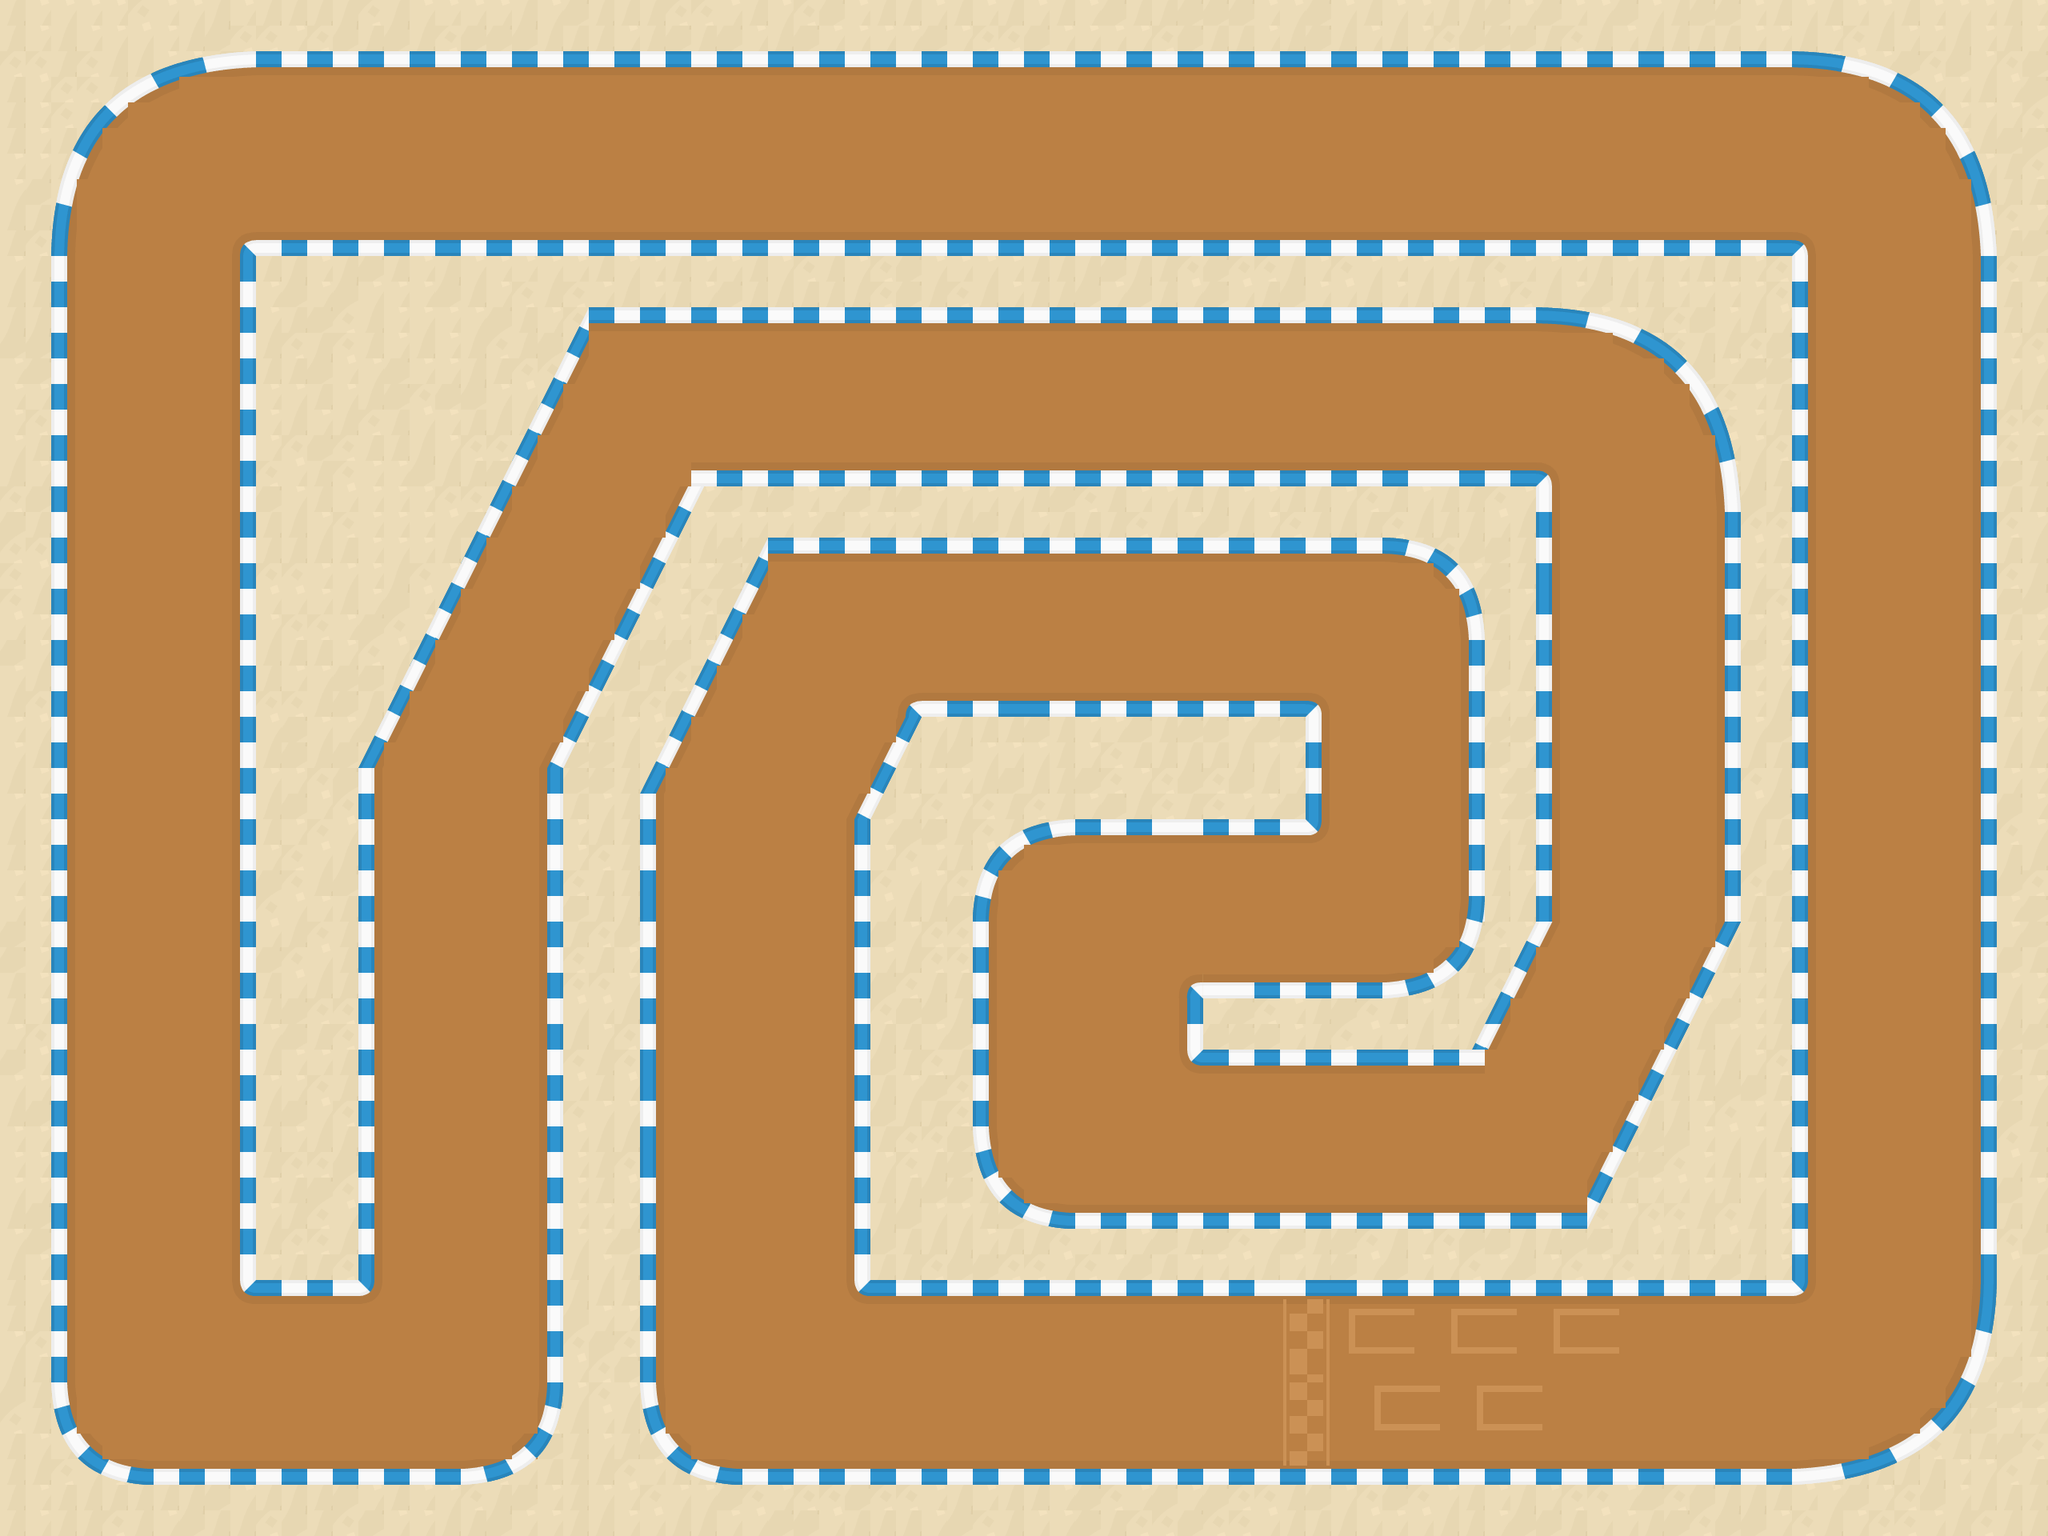

This is a level from a 2D game, rendered from its Tiled map with the project's own tilesets. A one-line summary and the map file follow, with tile-layer data summarised:
An orthogonal 80x60 tile map with 32x32 px tiles, 3 tile layers (backgroundLayer, trackLayer, wallLayer), 2 tilesets and 35 objects (24x speedBooster, 10x checkpoint, lap_checkpoint).

<map version="1.10" tiledversion="1.10.2" orientation="orthogonal" renderorder="right-down" width="80" height="60" tilewidth="32" tileheight="32" infinite="0" nextlayerid="7" nextobjectid="48">
 <editorsettings>
  <export target="Level3Track.tmj" format="json" />
 </editorsettings>
 <tileset firstgid="1" name="trackTileset" tilewidth="128" tileheight="128" tilecount="324" columns="18">
  <image source="spritesheet_tiles.png" trans="ff00ff" width="2304" height="2304" />
 </tileset>
 <tileset firstgid="325" name="wallTileset" tilewidth="32" tileheight="32" tilecount="5184" columns="72">
  <image source="spritesheet_tiles.png" trans="ff00ff" width="2304" height="2304" />
  <tile id="67">
   <properties>
    <property name="collides" type="bool" value="true" />
   </properties>
  </tile>
  <tile id="68">
   <properties>
    <property name="collides" type="bool" value="true" />
   </properties>
  </tile>
  <tile id="69">
   <properties>
    <property name="collides" type="bool" value="true" />
   </properties>
  </tile>
  <tile id="70">
   <properties>
    <property name="collides" type="bool" value="true" />
   </properties>
  </tile>
  <tile id="71">
   <properties>
    <property name="collides" type="bool" value="true" />
   </properties>
  </tile>
  <tile id="139">
   <properties>
    <property name="collides" type="bool" value="true" />
   </properties>
  </tile>
  <tile id="143">
   <properties>
    <property name="collides" type="bool" value="true" />
   </properties>
  </tile>
  <tile id="211">
   <properties>
    <property name="collides" type="bool" value="true" />
   </properties>
  </tile>
  <tile id="215">
   <properties>
    <property name="collides" type="bool" value="true" />
   </properties>
  </tile>
  <tile id="280">
   <properties>
    <property name="collides" type="bool" value="true" />
   </properties>
  </tile>
  <tile id="281">
   <properties>
    <property name="collides" type="bool" value="true" />
   </properties>
  </tile>
  <tile id="282">
   <properties>
    <property name="collides" type="bool" value="true" />
   </properties>
  </tile>
  <tile id="283">
   <properties>
    <property name="collides" type="bool" value="true" />
   </properties>
  </tile>
  <tile id="287">
   <properties>
    <property name="collides" type="bool" value="true" />
   </properties>
  </tile>
  <tile id="352">
   <properties>
    <property name="collides" type="bool" value="true" />
   </properties>
  </tile>
  <tile id="356">
   <properties>
    <property name="collides" type="bool" value="true" />
   </properties>
  </tile>
  <tile id="357">
   <properties>
    <property name="collides" type="bool" value="true" />
   </properties>
  </tile>
  <tile id="358">
   <properties>
    <property name="collides" type="bool" value="true" />
   </properties>
  </tile>
  <tile id="359">
   <properties>
    <property name="collides" type="bool" value="true" />
   </properties>
  </tile>
  <tile id="424">
   <properties>
    <property name="collides" type="bool" value="true" />
   </properties>
  </tile>
  <tile id="428">
   <properties>
    <property name="collides" type="bool" value="true" />
   </properties>
  </tile>
  <tile id="496">
   <properties>
    <property name="collides" type="bool" value="true" />
   </properties>
  </tile>
  <tile id="500">
   <properties>
    <property name="collides" type="bool" value="true" />
   </properties>
  </tile>
  <tile id="568">
   <properties>
    <property name="collides" type="bool" value="true" />
   </properties>
  </tile>
  <tile id="569">
   <properties>
    <property name="collides" type="bool" value="true" />
   </properties>
  </tile>
  <tile id="570">
   <properties>
    <property name="collides" type="bool" value="true" />
   </properties>
  </tile>
  <tile id="571">
   <properties>
    <property name="collides" type="bool" value="true" />
   </properties>
  </tile>
  <tile id="572">
   <properties>
    <property name="collides" type="bool" value="true" />
   </properties>
  </tile>
  <tile id="643">
   <properties>
    <property name="collides" type="bool" value="true" />
   </properties>
  </tile>
  <tile id="715">
   <properties>
    <property name="collides" type="bool" value="true" />
   </properties>
  </tile>
  <tile id="787">
   <properties>
    <property name="collides" type="bool" value="true" />
   </properties>
  </tile>
  <tile id="859">
   <properties>
    <property name="collides" type="bool" value="true" />
   </properties>
  </tile>
  <tile id="932">
   <properties>
    <property name="collides" type="bool" value="true" />
   </properties>
  </tile>
  <tile id="933">
   <properties>
    <property name="collides" type="bool" value="true" />
   </properties>
  </tile>
  <tile id="934">
   <properties>
    <property name="collides" type="bool" value="true" />
   </properties>
  </tile>
  <tile id="935">
   <properties>
    <property name="collides" type="bool" value="true" />
   </properties>
  </tile>
  <tile id="1140">
   <properties>
    <property name="collides" type="bool" value="true" />
   </properties>
  </tile>
  <tile id="1141">
   <properties>
    <property name="collides" type="bool" value="true" />
   </properties>
  </tile>
  <tile id="1142">
   <properties>
    <property name="collides" type="bool" value="true" />
   </properties>
  </tile>
  <tile id="1143">
   <properties>
    <property name="collides" type="bool" value="true" />
   </properties>
  </tile>
  <tile id="1216">
   <properties>
    <property name="collides" type="bool" value="true" />
   </properties>
  </tile>
  <tile id="1288">
   <properties>
    <property name="collides" type="bool" value="true" />
   </properties>
  </tile>
  <tile id="1360">
   <properties>
    <property name="collides" type="bool" value="true" />
   </properties>
  </tile>
  <tile id="1432">
   <properties>
    <property name="collides" type="bool" value="true" />
   </properties>
  </tile>
  <tile id="2569">
   <properties>
    <property name="collides" type="bool" value="true" />
   </properties>
  </tile>
  <tile id="2570">
   <properties>
    <property name="collides" type="bool" value="true" />
   </properties>
  </tile>
  <tile id="2929">
   <properties>
    <property name="collides" type="bool" value="true" />
   </properties>
  </tile>
  <tile id="2930">
   <properties>
    <property name="collides" type="bool" value="true" />
   </properties>
  </tile>
  <tile id="3235">
   <properties>
    <property name="collides" type="bool" value="true" />
   </properties>
  </tile>
  <tile id="3307">
   <properties>
    <property name="collides" type="bool" value="true" />
   </properties>
  </tile>
  <tile id="3378">
   <properties>
    <property name="collides" type="bool" value="true" />
   </properties>
  </tile>
  <tile id="3450">
   <properties>
    <property name="collides" type="bool" value="true" />
   </properties>
  </tile>
  <tile id="3805">
   <properties>
    <property name="collides" type="bool" value="true" />
   </properties>
  </tile>
  <tile id="3877">
   <properties>
    <property name="collides" type="bool" value="true" />
   </properties>
  </tile>
  <tile id="3948">
   <properties>
    <property name="collides" type="bool" value="true" />
   </properties>
  </tile>
  <tile id="4020">
   <properties>
    <property name="collides" type="bool" value="true" />
   </properties>
  </tile>
  <tile id="4086">
   <properties>
    <property name="collides" type="bool" value="true" />
   </properties>
  </tile>
  <tile id="4091">
   <properties>
    <property name="collides" type="bool" value="true" />
   </properties>
  </tile>
  <tile id="4095">
   <properties>
    <property name="collides" type="bool" value="true" />
   </properties>
  </tile>
  <tile id="4158">
   <properties>
    <property name="collides" type="bool" value="true" />
   </properties>
  </tile>
  <tile id="4163">
   <properties>
    <property name="collides" type="bool" value="true" />
   </properties>
  </tile>
  <tile id="4167">
   <properties>
    <property name="collides" type="bool" value="true" />
   </properties>
  </tile>
  <tile id="4168">
   <properties>
    <property name="collides" type="bool" value="true" />
   </properties>
  </tile>
  <tile id="4169">
   <properties>
    <property name="collides" type="bool" value="true" />
   </properties>
  </tile>
  <tile id="4228">
   <properties>
    <property name="collides" type="bool" value="true" />
   </properties>
  </tile>
  <tile id="4229">
   <properties>
    <property name="collides" type="bool" value="true" />
   </properties>
  </tile>
  <tile id="4235">
   <properties>
    <property name="collides" type="bool" value="true" />
   </properties>
  </tile>
  <tile id="4239">
   <properties>
    <property name="collides" type="bool" value="true" />
   </properties>
  </tile>
  <tile id="4242">
   <properties>
    <property name="collides" type="bool" value="true" />
   </properties>
  </tile>
  <tile id="4307">
   <properties>
    <property name="collides" type="bool" value="true" />
   </properties>
  </tile>
  <tile id="4311">
   <properties>
    <property name="collides" type="bool" value="true" />
   </properties>
  </tile>
  <tile id="4314">
   <properties>
    <property name="collides" type="bool" value="true" />
   </properties>
  </tile>
  <tile id="4384">
   <properties>
    <property name="collides" type="bool" value="true" />
   </properties>
  </tile>
  <tile id="4385">
   <properties>
    <property name="collides" type="bool" value="true" />
   </properties>
  </tile>
  <tile id="4386">
   <properties>
    <property name="collides" type="bool" value="true" />
   </properties>
  </tile>
  <tile id="4387">
   <properties>
    <property name="collides" type="bool" value="true" />
   </properties>
  </tile>
  <tile id="4588">
   <properties>
    <property name="collides" type="bool" value="true" />
   </properties>
  </tile>
  <tile id="4589">
   <properties>
    <property name="collides" type="bool" value="true" />
   </properties>
  </tile>
  <tile id="4590">
   <properties>
    <property name="collides" type="bool" value="true" />
   </properties>
  </tile>
  <tile id="4591">
   <properties>
    <property name="collides" type="bool" value="true" />
   </properties>
  </tile>
  <tile id="4672">
   <properties>
    <property name="collides" type="bool" value="true" />
   </properties>
  </tile>
  <tile id="4673">
   <properties>
    <property name="collides" type="bool" value="true" />
   </properties>
  </tile>
  <tile id="4674">
   <properties>
    <property name="collides" type="bool" value="true" />
   </properties>
  </tile>
  <tile id="4675">
   <properties>
    <property name="collides" type="bool" value="true" />
   </properties>
  </tile>
  <tile id="4956">
   <properties>
    <property name="collides" type="bool" value="true" />
   </properties>
  </tile>
  <tile id="5028">
   <properties>
    <property name="collides" type="bool" value="true" />
   </properties>
  </tile>
  <tile id="5034">
   <properties>
    <property name="collides" type="bool" value="true" />
   </properties>
  </tile>
  <tile id="5035">
   <properties>
    <property name="collides" type="bool" value="true" />
   </properties>
  </tile>
  <tile id="5100">
   <properties>
    <property name="collides" type="bool" value="true" />
   </properties>
  </tile>
  <tile id="5105">
   <properties>
    <property name="collides" type="bool" value="true" />
   </properties>
  </tile>
  <tile id="5172">
   <properties>
    <property name="collides" type="bool" value="true" />
   </properties>
  </tile>
  <tile id="5177">
   <properties>
    <property name="collides" type="bool" value="true" />
   </properties>
  </tile>
 </tileset>
 <objectgroup id="4" name="Checkpoints">
  <object id="1" name="lap_checkpoint" gid="1327" x="1627.76" y="1830.52" width="10" height="205.539" />
  <object id="2" name="checkpoint" gid="1327" x="822.539" y="1577.85" width="247.188" height="10" />
  <object id="3" name="checkpoint" gid="1327" x="1235.56" y="1287.52" width="247.188" height="10" />
  <object id="4" name="checkpoint" gid="1327" x="1399.38" y="873.8" width="10" height="182.15" />
  <object id="5" name="checkpoint" gid="1327" x="1933.88" y="651.671" width="224.975" height="10" />
  <object id="6" name="checkpoint" gid="1327" x="462.273" y="986.254" width="226.363" height="10" />
  <object id="7" name="checkpoint" gid="1327" x="81.8759" y="1588.78" width="222.198" height="10" />
  <object id="8" name="checkpoint" gid="1327" x="329.583" y="308.758" width="10" height="225.188" />
  <object id="9" name="checkpoint" gid="1327" x="2219.07" y="306.676" width="10" height="225.188" />
  <object id="10" name="checkpoint" gid="1327" x="2251.81" y="1583.23" width="222.198" height="10" />
  <object id="47" name="checkpoint" gid="1327" x="467.784" y="1591" width="222.198" height="10" />
 </objectgroup>
 <layer id="3" name="backgroundLayer" width="80" height="60">
  <data>[4800 cells, 4800 non-empty, 6 distinct tile ids]</data>
 </layer>
 <layer id="2" name="trackLayer" width="80" height="60">
  <data>[4800 cells, 3426 non-empty, 186 distinct tile ids]</data>
 </layer>
 <objectgroup id="5" name="SpeedBoosts">
  <object id="11" name="speedBooster" gid="1073741963" x="1229.84" y="1328.1" width="90" height="90" />
  <object id="12" name="speedBooster" gid="139" x="1565.1" y="1125.94" width="90" height="90" rotation="270" />
  <object id="13" name="speedBooster" gid="139" x="1472.69" y="1430.81" width="90" height="90" rotation="90" />
  <object id="14" name="speedBooster" gid="139" x="2003.17" y="718.006" width="90" height="90" />
  <object id="15" name="speedBooster" gid="139" x="987.755" y="542.669" width="90" height="90" rotation="270" />
  <object id="17" name="speedBooster" gid="139" x="629.374" y="1841.32" width="90" height="90" rotation="270" />
  <object id="18" name="speedBooster" gid="139" x="534.961" y="1837.47" width="90" height="90" rotation="270" />
  <object id="19" name="speedBooster" gid="139" x="436.696" y="1837.47" width="90" height="90" rotation="270" />
  <object id="20" name="speedBooster" gid="139" x="338.43" y="1839.39" width="90" height="90" rotation="270" />
  <object id="21" name="speedBooster" gid="139" x="245.944" y="1839.39" width="90" height="90" rotation="270" />
  <object id="22" name="speedBooster" gid="139" x="151.532" y="1303.75" width="90" height="90" />
  <object id="24" name="speedBooster" gid="139" x="76.3873" y="918.391" width="90" height="90" />
  <object id="25" name="speedBooster" gid="139" x="215.116" y="920.318" width="90" height="90" />
  <object id="26" name="speedBooster" gid="139" x="80.2408" y="403.94" width="90" height="90" />
  <object id="27" name="speedBooster" gid="139" x="640.934" y="217.042" width="90" height="90" rotation="90" />
  <object id="28" name="speedBooster" gid="139" x="939.586" y="78.3141" width="90" height="90" rotation="90" />
  <object id="29" name="speedBooster" gid="139" x="1261.36" y="215.116" width="90" height="90" rotation="90" />
  <object id="30" name="speedBooster" gid="139" x="1579.28" y="68.6802" width="90" height="90" rotation="90" />
  <object id="31" name="speedBooster" gid="139" x="1901.05" y="215.116" width="90" height="90" rotation="90" />
  <object id="32" name="speedBooster" gid="1073741963" x="2253.65" y="708.372" width="90" height="90" />
  <object id="33" name="speedBooster" gid="1073741963" x="2394.31" y="835.539" width="90" height="90" />
  <object id="34" name="speedBooster" gid="1073741963" x="2396.23" y="1218.97" width="90" height="90" />
  <object id="35" name="speedBooster" gid="1073741963" x="2263.29" y="1282.55" width="90" height="90" />
  <object id="36" name="speedBooster" gid="1073741963" x="2323.66" y="1734.96" width="90" height="90" rotation="46.4692" />
 </objectgroup>
 <layer id="1" name="wallLayer" width="80" height="60">
  <data>[4800 cells, 964 non-empty, 147 distinct tile ids]</data>
 </layer>
</map>
